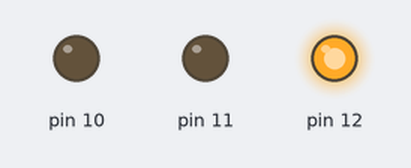
Bench run of a sketch on a simulated Arduino Uno, built with avr-gcc and run on an emulated ATmega328P. On the bench: output pins drawn as LEDs (lit = HIGH).

Above: at 2.0 s.
At 6.5 s:
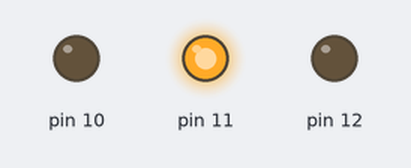
At 9.0 s:
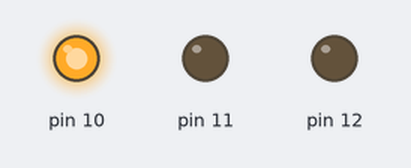
At 11.0 s:
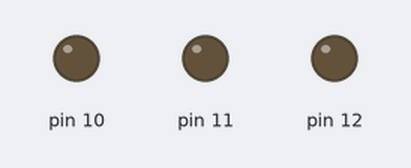
Timing chart, 0 to 15.6 s (numbered marks = the images above):
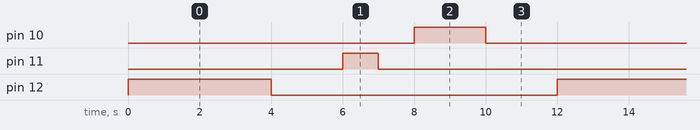

Measured:
- by itself, pin 10: alternates HIGH for 2.0 s and LOW for 10.0 s
- by itself, pin 11: alternates HIGH for 1.0 s and LOW for 11.0 s
- by itself, pin 12: alternates HIGH for 4.0 s and LOW for 8.0 s

The sketch:

Sinal.ino
```cpp
void setup()
{
  pinMode(12, OUTPUT);
  pinMode(11, OUTPUT);
  pinMode(10, OUTPUT);
}

void loop()
{
  digitalWrite(12, HIGH);
  delay(4000); // Wait for 1000 millisecond(s)
  digitalWrite(12, LOW);
  delay(2000); // Wait for 1000 millisecond(s)

  digitalWrite(11, HIGH);
  delay(1000); // Wait for 1000 millisecond(s)
  digitalWrite(11, LOW);
  delay(1000); // Wait for 1000 millisecond(s)

  digitalWrite(10, HIGH);
  delay(2000); // Wait for 1000 millisecond(s)
  digitalWrite(10, LOW);
  delay(2000); // Wait for 1000 millisecond(s)
}
```
